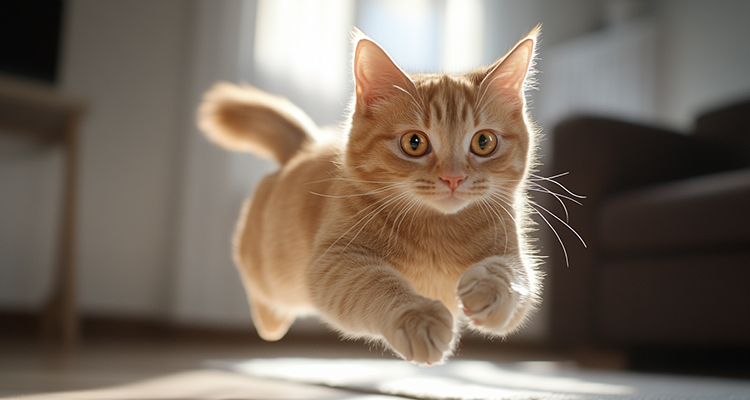
#> input picture image.png, 750 x 400 px
$ python image_conversion.py
#> lines starting #> are read from the running program, lines starting #| are printed output that depends on the picture
from PIL import Image

def convert_image_to_rgb565(input_image, output_bin):
    # Open the image
#> called with input_image = 'image.png', output_bin = 'image.bin'
    img = Image.open(input_image)
#> img is the input picture: PIL image 750x400 RGBA; mean R, G, B, A 122.7, 109.5, 97.1, 255
    img = img.convert("RGB")
#> img: PIL image 750x400 RGB

    # Resize the image to match the display resolution (optional)
    img = img.resize((480, 320))  # Adjust to your display resolution
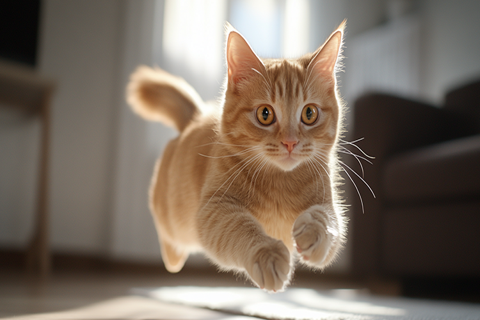
#> img: PIL image 480x320 RGB; mean R, G, B 122.7, 109.5, 97.1

    # Convert to RGB565 and write to .bin file
    with open(output_bin, "wb") as f:
        for y in range(img.height):
            for x in range(img.width):
                r, g, b = img.getpixel((x, y))
                # Convert RGB888 to RGB565
                rgb565 = ((r & 0xF8) << 8) | ((g & 0xFC) << 3) | (b >> 3)
                f.write(rgb565.to_bytes(2, "big"))

# Example usage
input_image = "image.png"  # Path to your input image
output_bin = "image.bin"  # Output file
convert_image_to_rgb565(input_image, output_bin)
print(f"Image converted to {output_bin}")
